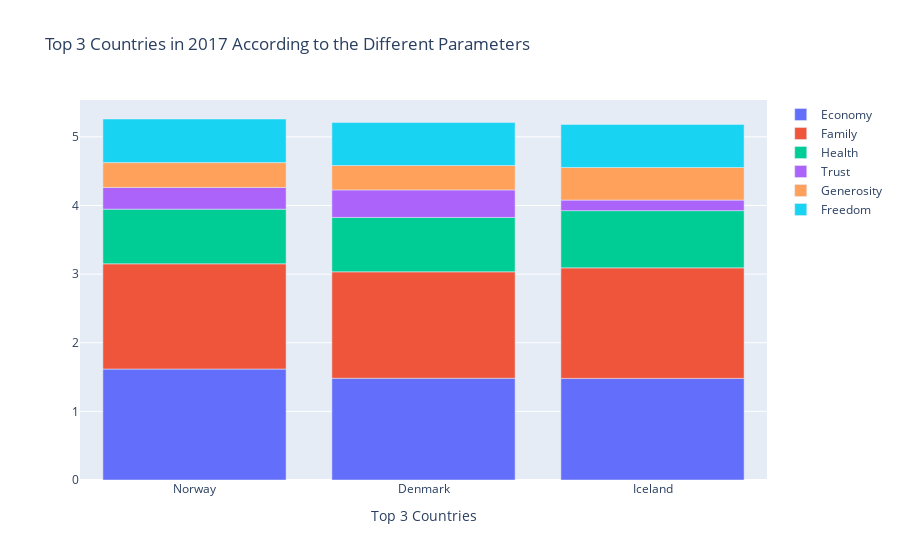

Source (notebook cell):
### Code cell
df2017 = data2017.iloc[:3, :]

import plotly.graph_objs as go

trace1 = {
  'x': df2017.country,
  'y': df2017.economy,
  'name': 'Economy',
  'type': 'bar'
};
trace2 = {
  'x': df2017.country,
  'y': df2017.family,
  'name': 'Family',
  'type': 'bar'
};
trace3 = {
  'x': df2017.country,
  'y': df2017.health,
  'name': 'Health',
  'type': 'bar'
};
trace4 = {
  'x': df2017.country,
  'y': df2017.trust,
  'name': 'Trust',
  'type': 'bar'
};
trace5 = {
  'x': df2017.country,
  'y': df2017.generosity,
  'name': 'Generosity',
  'type': 'bar'
};
trace6 = {
  'x': df2017.country,
  'y': df2017.freedom,
  'name': 'Freedom',
  'type': 'bar'
};
data = [trace1, trace2, trace3, trace4, trace5, trace6];
layout = {
  'xaxis': {'title': 'Top 3 Countries'},
  'barmode': 'relative',
  'title': 'Top 3 Countries in 2017 According to the Different Parameters'
};
fig = go.Figure(data = data, layout = layout)
iplot(fig)

### Figure 1 — Plotly figure (JSON) as saved in the notebook; plotly's stock layout.template omitted (floating-point values rounded to 4 significant figures)
{"data": [{"name": "Economy", "type": "bar", "x": ["Norway", "Denmark", "Iceland"], "y": [1.616, 1.482, 1.481]}, {"name": "Family", "type": "bar", "x": ["Norway", "Denmark", "Iceland"], "y": [1.534, 1.551, 1.611]}, {"name": "Health", "type": "bar", "x": ["Norway", "Denmark", "Iceland"], "y": [0.7967, 0.7926, 0.8336]}, {"name": "Trust", "type": "bar", "x": ["Norway", "Denmark", "Iceland"], "y": [0.316, 0.4008, 0.1535]}, {"name": "Generosity", "type": "bar", "x": ["Norway", "Denmark", "Iceland"], "y": [0.362, 0.3553, 0.4755]}, {"name": "Freedom", "type": "bar", "x": ["Norway", "Denmark", "Iceland"], "y": [0.6354, 0.626, 0.6272]}], "layout": {"barmode": "relative", "title": {"text": "Top 3 Countries in 2017 According to the Different Parameters"}, "xaxis": {"title": {"text": "Top 3 Countries"}}}}
